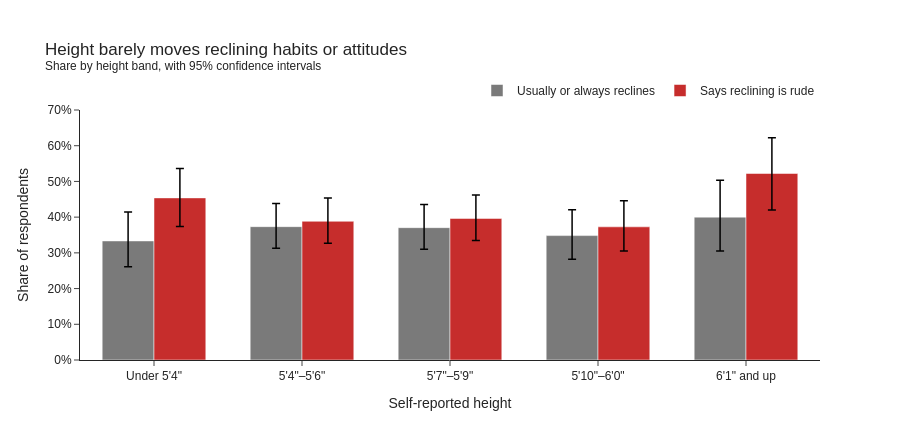

The notebook cell this image was saved under:
### Code cell
HEIGHT_BANDS = ['Under 5\'4"', '5\'4"–5\'6"', '5\'7"–5\'9"', '5\'10"–6\'0"', '6\'1" and up']
fliers['height_band'] = pd.cut(fliers['height_in'], bins=[0, 63, 66, 69, 72, 80], labels=HEIGHT_BANDS)

height_rows = []
for band in HEIGHT_BANDS:
    sub = fliers[fliers['height_band'] == band]
    for measure, col in [('Usually or always reclines', 'reclines_often'), ('Says reclining is rude', 'Q12_rude')]:
        height_rows.append({'height_band': band, 'measure': measure, **share_with_ci(sub[col]).to_dict()})
by_height = pd.DataFrame(height_rows)
by_height['n'] = by_height['n'].astype(int)

fig = px.bar(by_height, x='height_band', y='share', color='measure', barmode='group',
             color_discrete_map={'Usually or always reclines': DARK_GRAY, 'Says reclining is rude': ACCENT},
             error_y=by_height['ci_high'] - by_height['share'],
             error_y_minus=by_height['share'] - by_height['ci_low'],
             category_orders={'height_band': HEIGHT_BANDS}, custom_data=['n'],
             labels={'height_band': 'Self-reported height', 'share': 'Share of respondents', 'measure': ''},
             title='Height barely moves reclining habits or attitudes'
                   '<br><sup>Share by height band, with 95% confidence intervals</sup>')
fig.update_traces(hovertemplate='%{x}<br>%{y:.0%} (n=%{customdata[0]})<extra></extra>',
                  error_y=dict(color='black', thickness=1.5))
fig.update_layout(yaxis=dict(tickformat='.0%', range=[0, 0.7]), height=440, width=900, bargap=0.3,
                  legend=dict(orientation='h', y=1.02, x=1, xanchor='right', yanchor='bottom'),
                  margin=dict(t=110))
fig.show()

### Figure 1 — Plotly figure (JSON) as saved in the notebook; plotly's stock layout.template omitted (floating-point values rounded to 4 significant figures)
{"data": [{"alignmentgroup": "True", "customdata": [[141], [225], [224], [178], [90]], "error_y": {"array": [0.08132, 0.06483, 0.06493, 0.07253, 0.1033], "arrayminus": [0.07248, 0.06058, 0.06056, 0.06612, 0.09511], "color": "black", "thickness": 1.5}, "hovertemplate": "%{x}<br>%{y:.0%} (n=%{customdata[0]})<extra></extra>", "legendgroup": "Usually or always reclines", "marker": {"color": "#7a7a7a", "pattern": {"shape": ""}}, "name": "Usually or always reclines", "offsetgroup": "Usually or always reclines", "orientation": "v", "showlegend": true, "textposition": "auto", "type": "bar", "x": ["Under 5'4\"", "5'4\"–5'6\"", "5'7\"–5'9\"", "5'10\"–6'0\"", "6'1\" and up"], "xaxis": "x", "y": [0.3333, 0.3733, 0.3705, 0.3483, 0.4], "yaxis": "y"}, {"alignmentgroup": "True", "customdata": [[141], [224], [222], [177], [90]], "error_y": {"array": [0.08231, 0.0652, 0.06558, 0.07323, 0.1002], "arrayminus": [0.07987, 0.06143, 0.06206, 0.06783, 0.102], "color": "black", "thickness": 1.5}, "hovertemplate": "%{x}<br>%{y:.0%} (n=%{customdata[0]})<extra></extra>", "legendgroup": "Says reclining is rude", "marker": {"color": "#c62d2c", "pattern": {"shape": ""}}, "name": "Says reclining is rude", "offsetgroup": "Says reclining is rude", "orientation": "v", "showlegend": true, "textposition": "auto", "type": "bar", "x": ["Under 5'4\"", "5'4\"–5'6\"", "5'7\"–5'9\"", "5'10\"–6'0\"", "6'1\" and up"], "xaxis": "x", "y": [0.4539, 0.3884, 0.3964, 0.3729, 0.5222], "yaxis": "y"}], "layout": {"bargap": 0.3, "barmode": "group", "height": 440, "legend": {"orientation": "h", "title": {"text": ""}, "tracegroupgap": 0, "x": 1, "xanchor": "right", "y": 1.02, "yanchor": "bottom"}, "margin": {"t": 110}, "title": {"text": "Height barely moves reclining habits or attitudes<br><sup>Share by height band, with 95% confidence intervals</sup>"}, "width": 900, "xaxis": {"anchor": "y", "categoryarray": ["Under 5'4\"", "5'4\"–5'6\"", "5'7\"–5'9\"", "5'10\"–6'0\"", "6'1\" and up"], "categoryorder": "array", "domain": [0.0, 1.0], "title": {"text": "Self-reported height"}}, "yaxis": {"anchor": "x", "domain": [0.0, 1.0], "range": [0, 0.7], "tickformat": ".0%", "title": {"text": "Share of respondents"}}}}
